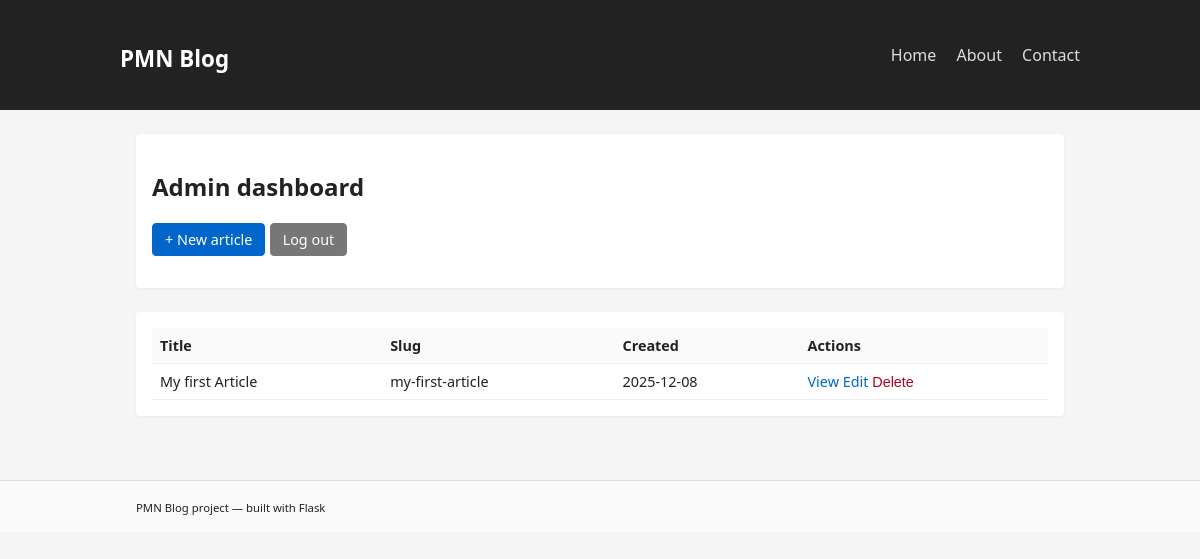
Page /admin/ (signed in) on the earlier database version.
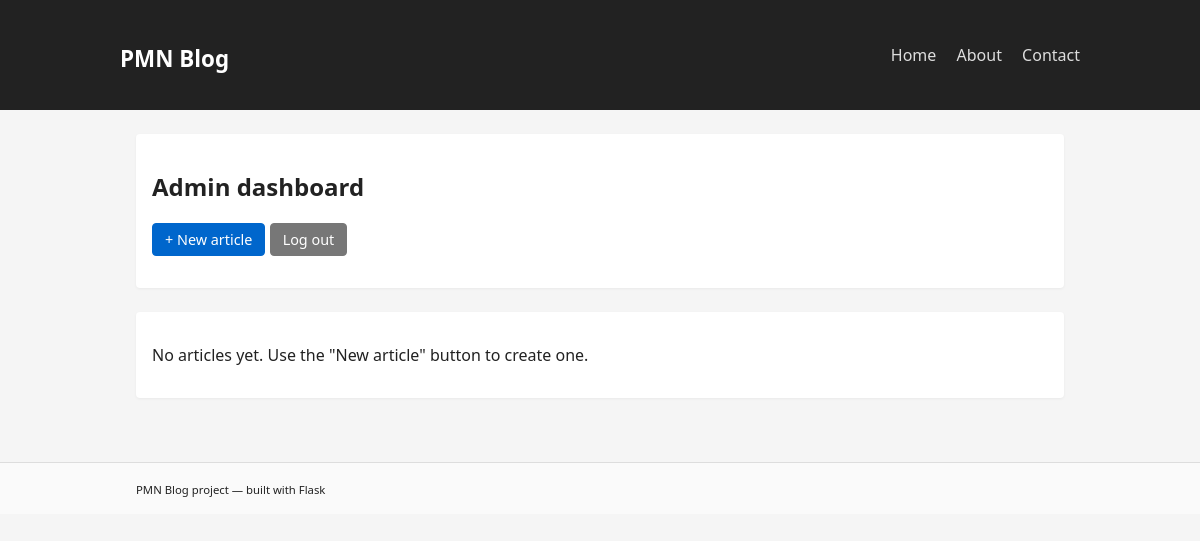
Same page on the later database version.
### app/models.py (models this page shows, shortened)
class Article(db.Model):
    id = db.Column(db.Integer, primary_key=True)
    title = db.Column(db.String(255), nullable=False)
    slug = db.Column(db.String(255), unique=True, nullable=False)
    content = db.Column(db.Text, nullable=False)
    created_at = db.Column(db.DateTime, default=datetime.utcnow)
    updated_at = db.Column(db.DateTime, default=datetime.utcnow, onupdate=datetime.utcnow)
    likes = db.Column(db.Integer, default=0)
    dislikes = db.Column(db.Integer, default=0)
    comments = db.relationship(
        "Comment",
        backref="article",
        lazy=True,
        cascade="all, delete-orphan",
    )

### app/admin_routes.py (the view)
@admin_bp.route("/")
@login_required
def dashboard():
    articles = Article.query.order_by(Article.created_at.desc()).all()
    return render_template("admin_dashboard.html", articles=articles)

### app/admin_routes.py (called while the page is built)
def login_required(view_func):
    @wraps(view_func)
    def wrapper(*args, **kwargs):
        if not session.get("admin_logged_in"):
            return redirect(url_for("admin.login", next=request.url))
        return view_func(*args, **kwargs)
    return wrapper

### app/templates/admin_dashboard.html (shortened to what this page needs)
{% extends "base.html" %}
{% block content %}
  <section class="admin-header">
    <h2>Admin dashboard</h2>
    <p>
      <a href="{{ url_for('admin.create_article') }}" class="btn">+ New article</a>
      <a href="{{ url_for('admin.logout') }}" class="btn btn-secondary">Log out</a>
    </p>
  </section>
  <section class="admin-table">
    {% if articles %}
      <table>
        <thead>
          <tr>
            <th>Title</th>
            <th>Slug</th>
            <th>Created</th>
            <th>Actions</th>
          </tr>
        </thead>
        <tbody>
          {% for article in articles %}
            <tr>
              <td>{{ article.title }}</td>
              <td>{{ article.slug }}</td>
              <td>{{ article.created_at.strftime('%Y-%m-%d') if article.created_at else '' }}</td>
              <td>
                <a href="{{ url_for('main.article_detail', slug=article.slug) }}" class="btn-link">View</a>
                <a href="{{ url_for('admin.edit_article', article_id=article.id) }}" class="btn-link">Edit</a>
                <form method="post" action="{{ url_for('admin.delete_article', article_id=article.id) }}" style="display:inline" onsubmit="return confirm('Delete this article?');">
                  <button type="submit" class="btn-link btn-danger">Delete</button>
                </form>
              </td>
            </tr>
          {% endfor %}
        </tbody>
      </table>
    {% else %}
      <p>No articles yet. Use the "New article" button to create one.</p>
    {% endif %}
  </section>
{% endblock %}

Differences in the rows shown:
removed Article: title "My first Article", slug "my-first-article", created_at "2025-12-08"
Other differences:
text no longer shown: "Title Slug Created Actions"
text now shown: "No articles yet. Use the \"New article\" button to create one."
